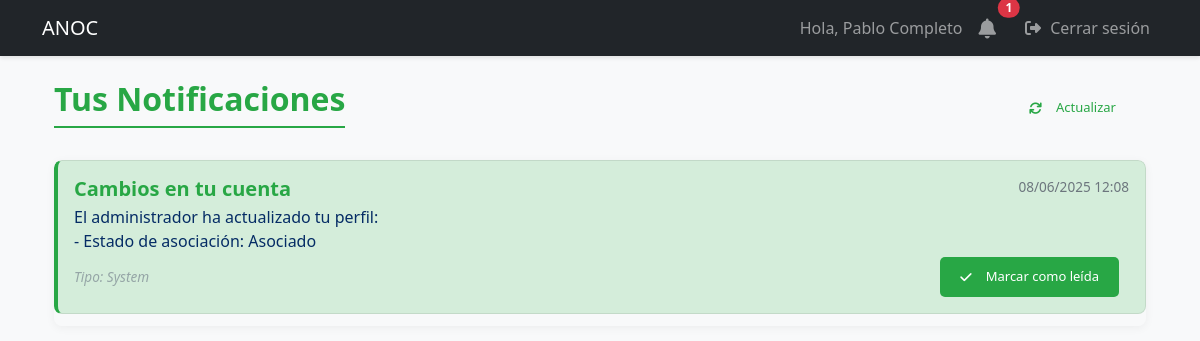
Page /notifications (signed in) on the earlier database version.
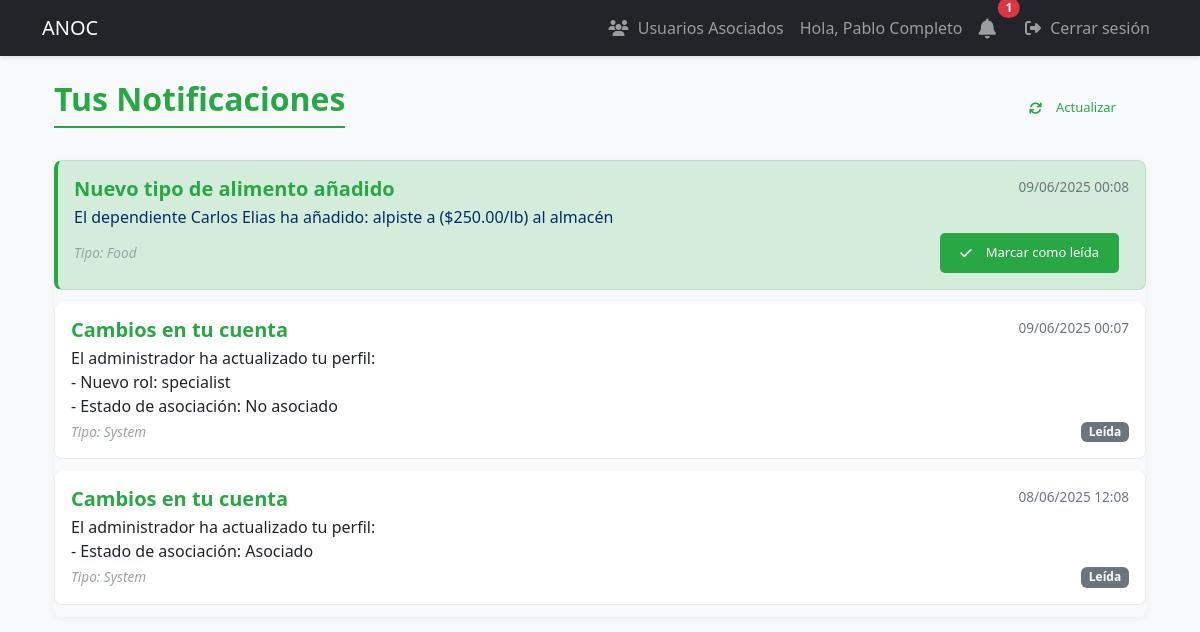
Same page on the later database version.
### models.py (models this page shows, shortened)
class User(UserMixin, db.Model):
    id = db.Column(db.Integer, primary_key=True)
    username = db.Column(db.String(80), unique=True, nullable=False, index=True)
    email = db.Column(db.String(120), unique=True, nullable=False, index=True)
    password_hash = db.Column(db.String(128))
    role = db.Column(db.String(20), default='user')  # 'admin', 'specialist', 'dependiente', 'user'
    is_associated = db.Column(db.Boolean, default=False, nullable=False)
    full_name = db.Column(db.String(100), nullable=False)
    phone = db.Column(db.String(20), nullable=False)
    profile_image = db.Column(db.String(255))  # Ruta de la imagen de perfil
    last_login = db.Column(db.DateTime)  # Fecha del último inicio de sesión
    is_active = db.Column(db.Boolean, default=True)  # Para manejar cuentas activas/inactivas
    address = db.Column(db.String(200))  # Nuevo campo para dirección
    birds = db.relationship('UserBirds', backref='user', lazy=True, cascade='all, delete-orphan')
    awards = db.relationship('Award', backref='user', lazy=True, cascade='all, delete-orphan')
    notifications = db.relationship('Notification', backref='user', lazy=True)

class Notification(db.Model):
    id = db.Column(db.Integer, primary_key=True)
    user_id = db.Column(db.Integer, db.ForeignKey('user.id'), nullable=False)
    title = db.Column(db.String(100), nullable=False)
    message = db.Column(db.Text, nullable=False)
    is_read = db.Column(db.Boolean, default=False)
    created_at = db.Column(db.DateTime, default=datetime.utcnow)
    notification_type = db.Column(db.String(50))  # 'system', 'food', 'birds', 'award'

### app.py (the view)
@app.route('/notifications')
@login_required
def notifications():
    all_notifications = db.session.execute(
        select(Notification)
        .where(Notification.user_id == current_user.id)
        .order_by(Notification.created_at.desc())
    ).scalars().all()
    mark_notifications_as_read(current_user.id)
    return render_template('notifications.html', notifications=all_notifications)

### app.py (called while the page is built)
@login_manager.user_loader
def load_user(user_id):
    return db.session.get(User, int(user_id))

def mark_notifications_as_read(user_id):
    db.session.execute(
        update(Notification)
        .where(Notification.user_id == user_id, Notification.is_read == False)
        .values(is_read=True)
    )
    db.session.commit()

### templates/notifications.html
{% extends "base.html" %}
{% block content %}
    <div class="container mt-4">
        <div class="d-flex justify-content-between align-items-center mb-4">
            <h2>Tus Notificaciones</h2>
            <a href="{{ url_for('notifications') }}" class="btn btn-sm btn-outline-secondary">
                <i class="fas fa-sync"></i> Actualizar
            </a>
        </div>
        {% if notifications %}
            <div class="list-group">
                {% for notification in notifications %}
                    <div class="list-group-item list-group-item-action flex-column align-items-start
                        {% if not notification.is_read %}list-group-item-primary{% endif %}">
                        <div class="d-flex w-100 justify-content-between">
                            <h5 class="mb-1">{{ notification.title }}</h5>
                            <small>{{ notification.created_at.strftime('%d/%m/%Y %H:%M') }}</small>
                        </div>
                        <p class="mb-1">{{ notification.message | replace('\n', '<br>') | safe }}</p>
                        <div class="d-flex justify-content-between align-items-center">
                            <small class="text-muted">
                                Tipo: {{ notification.notification_type | capitalize }}
                            </small>
                            {% if not notification.is_read %}
                                <form method="POST" action="{{ url_for('mark_notification_read', notification_id=notification.id) }}">
                                    <button type="submit" class="btn btn-sm btn-success">
                                        <i class="fas fa-check"></i> Marcar como leída
                                    </button>
                                </form>
                            {% else %}
                                <span class="badge bg-secondary">Leída</span>
                            {% endif %}
                        </div>
                    </div>
                {% endfor %}
            </div>
        {% else %}
            <div class="alert alert-info">
                <i class="fas fa-info-circle"></i> No tienes notificaciones.
            </div>
        {% endif %}
    </div>
{% endblock %}

### templates/base.html (shortened to what this page needs)
<!DOCTYPE html>
<html lang="es">
<head>
    <link href="https://cdn.jsdelivr.net/npm/bootstrap@5.3.0/dist/css/bootstrap.min.css" rel="stylesheet">
    <link href="https://cdnjs.cloudflare.com/ajax/libs/font-awesome/6.4.0/css/all.min.css" rel="stylesheet">
    <link rel="stylesheet" href="{{ url_for('static', filename='css/styles.css') }}">
</head>
<body>
    <nav class="navbar navbar-expand-lg navbar-dark bg-dark">
        <div class="container">
            <a class="navbar-brand" href="{{ url_for('dashboard') }}">ANOC</a>
            <div class="collapse navbar-collapse" id="navbarNav">
                <ul class="navbar-nav">
                    {% if current_user.is_authenticated %}
                        {% if current_user.is_authenticated and current_user.role in ['specialist', 'dependiente'] %}
                            <li class="nav-item">
                                <a class="nav-link" href="{{ url_for('specialist_users') }}">
                                    <i class="fas fa-users"></i> Usuarios Asociados
                                </a>
                            </li>
                        {% endif %}
                        <li class="nav-item">
                            <span class="nav-link">Hola, {{ current_user.full_name }}</span>
                        </li>
                        <li class="nav-item position-relative me-2">
                            <a class="nav-link" href="{{ url_for('notifications') }}">
                                <i class="fas fa-bell fa-lg"></i>
                                {% if current_user.is_authenticated %}
                                    {% set unread_count = get_unread_notifications_count(current_user.id) %}
                                    {% if unread_count > 0 %}
                                        <span class="position-absolute top-0 start-100 translate-middle badge rounded-pill bg-danger">
                                            {{ unread_count }}
                                        </span>
                                    {% endif %}
                                {% endif %}
                            </a>
                        </li>
                        <li class="nav-item">
                            <a class="nav-link" href="{{ url_for('logout') }}">
                                <i class="fas fa-sign-out-alt"></i> Cerrar sesión
                            </a>
                        </li>
                    {% else %}
                        <li class="nav-item">
                            <a class="nav-link" href="{{ url_for('login') }}">
                                <i class="fas fa-sign-in-alt"></i> Iniciar sesión
                            </a>
                        </li>
                    {% endif %}
                </ul>
            </div>
        </div>
    </nav>
    <div class="container mt-4">
        {% block content %}{% endblock %}
    </div>
</body>
</html>

### static/css/styles.css (style rules this page uses)
.navbar { box-shadow: 0 2px 4px rgba(0,0,0,0.1); }
.btn { margin: 2px; }
:root { --primary-color: #2c3e50; --secondary-color: #4CAF50; --light-gray: #f8f9fa; --medium-gray: #e9ecef; --dark-gray: #6c757d; --text-color: #495057; --white: #ffffff; }
.btn { padding: 0.5rem 0.75rem; border-radius: 0.25rem; font-size: 0.8125rem; font-weight: 500; cursor: pointer; border: none; display: inline-flex; align-items: center; gap: 0.375rem; }
.btn-sm { padding: 0.375rem 0.75rem; }
.text-muted { color: #6c757d !important; font-style: italic; }
.text-muted { color: #95a5a6 !important; font-style: italic; }
.btn { display: inline-flex; align-items: center; padding: 10px 20px; margin: 0 10px; border-radius: 5px; font-weight: 500; cursor: pointer; }
.btn i { margin-right: 8px; }
:root { --primary-green: #28a745; --light-green: #d4edda; --dark-green: #218838; --soft-green: #e8f5e9; --text-dark: #343a40; --text-muted: #6c757d; }
body { background-color: #f8f9fa; color: var(--text-dark); }
h2 { color: var(--primary-green); font-weight: 600; border-bottom: 2px solid var(--primary-green); padding-bottom: 8px; display: inline-block; }
.btn-outline-secondary { border-color: var(--primary-green); color: var(--primary-green); }
.list-group { border-radius: 8px; overflow: hidden; box-shadow: 0 2px 10px rgba(0, 0, 0, 0.05); }
.list-group-item { margin-bottom: 12px; border-radius: 8px !important; border: 1px solid rgba(0, 0, 0, 0.08); transition: all 0.3s ease; padding: 16px; }
.list-group-item:not(:last-child) { margin-bottom: 12px; }
.list-group-item-primary { background-color: var(--light-green); border-left: 4px solid var(--primary-green); }
.list-group-item h5 { color: var(--primary-green); font-weight: 600; }
small { color: var(--text-muted) !important; font-size: 0.85rem; }
.btn-success { background-color: var(--primary-green); border-color: var(--primary-green); }
.badge.bg-secondary { background-color: var(--text-muted) !important; }
.fas { margin-right: 5px; }

Differences in the rows shown:
changed User "Pablo Completo": role "user" → "specialist" (drawn)
added Notification: title "Nuevo tipo de alimento añadido", created_at "09/06/2025 00:08", message "El dependiente Carlos Elias ha añadido: alpiste a ($250.00/lb) al almacén", notification_type "Food", is_read False (drawn)
added Notification: title "Cambios en tu cuenta", created_at "09/06/2025 00:07", message "El administrador ha actualizado tu perfil: - Nuevo rol: specialist - Estado de asociación: No asociado", notification_type "System", is_read "Leída"
changed Notification "El administrador ha actualizado tu perfil: - Estado de asociación: Asociado": is_read "Marcar como leída" → "Leída"
Other differences:
text now shown: "Usuarios Asociados"
